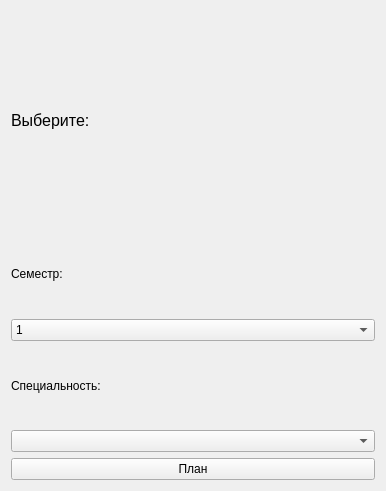
<?xml version="1.0" encoding="UTF-8"?>
<ui version="4.0">
 <class>ToPlan</class>
 <widget class="QWidget" name="ToPlan">
  <property name="geometry">
   <rect>
    <x>0</x>
    <y>0</y>
    <width>386</width>
    <height>491</height>
   </rect>
  </property>
  <property name="windowTitle">
   <string>Form</string>
  </property>
  <layout class="QGridLayout" name="gridLayout">
   <item row="0" column="0">
    <widget class="QLabel" name="label">
     <property name="font">
      <font>
       <pointsize>12</pointsize>
      </font>
     </property>
     <property name="text">
      <string>Выберите: </string>
     </property>
    </widget>
   </item>
   <item row="1" column="0">
    <layout class="QVBoxLayout" name="verticalLayout_2">
     <item>
      <widget class="QLabel" name="label_4">
       <property name="text">
        <string>Семестр:</string>
       </property>
      </widget>
     </item>
     <item>
      <widget class="QComboBox" name="comboBox">
       <item>
        <property name="text">
         <string>1</string>
        </property>
       </item>
       <item>
        <property name="text">
         <string>2</string>
        </property>
       </item>
       <item>
        <property name="text">
         <string>3</string>
        </property>
       </item>
       <item>
        <property name="text">
         <string>4</string>
        </property>
       </item>
       <item>
        <property name="text">
         <string>5</string>
        </property>
       </item>
       <item>
        <property name="text">
         <string>6</string>
        </property>
       </item>
       <item>
        <property name="text">
         <string>7</string>
        </property>
       </item>
       <item>
        <property name="text">
         <string>8</string>
        </property>
       </item>
       <item>
        <property name="text">
         <string>9</string>
        </property>
       </item>
       <item>
        <property name="text">
         <string>10</string>
        </property>
       </item>
       <item>
        <property name="text">
         <string>11</string>
        </property>
       </item>
       <item>
        <property name="text">
         <string>12</string>
        </property>
       </item>
      </widget>
     </item>
     <item>
      <widget class="QLabel" name="label_5">
       <property name="text">
        <string>Специальность:</string>
       </property>
      </widget>
     </item>
     <item>
      <widget class="QComboBox" name="comboBox_2"/>
     </item>
    </layout>
   </item>
   <item row="2" column="0">
    <widget class="QPushButton" name="pushButton">
     <property name="text">
      <string>План</string>
     </property>
    </widget>
   </item>
  </layout>
 </widget>
 <resources/>
 <connections/>
</ui>
